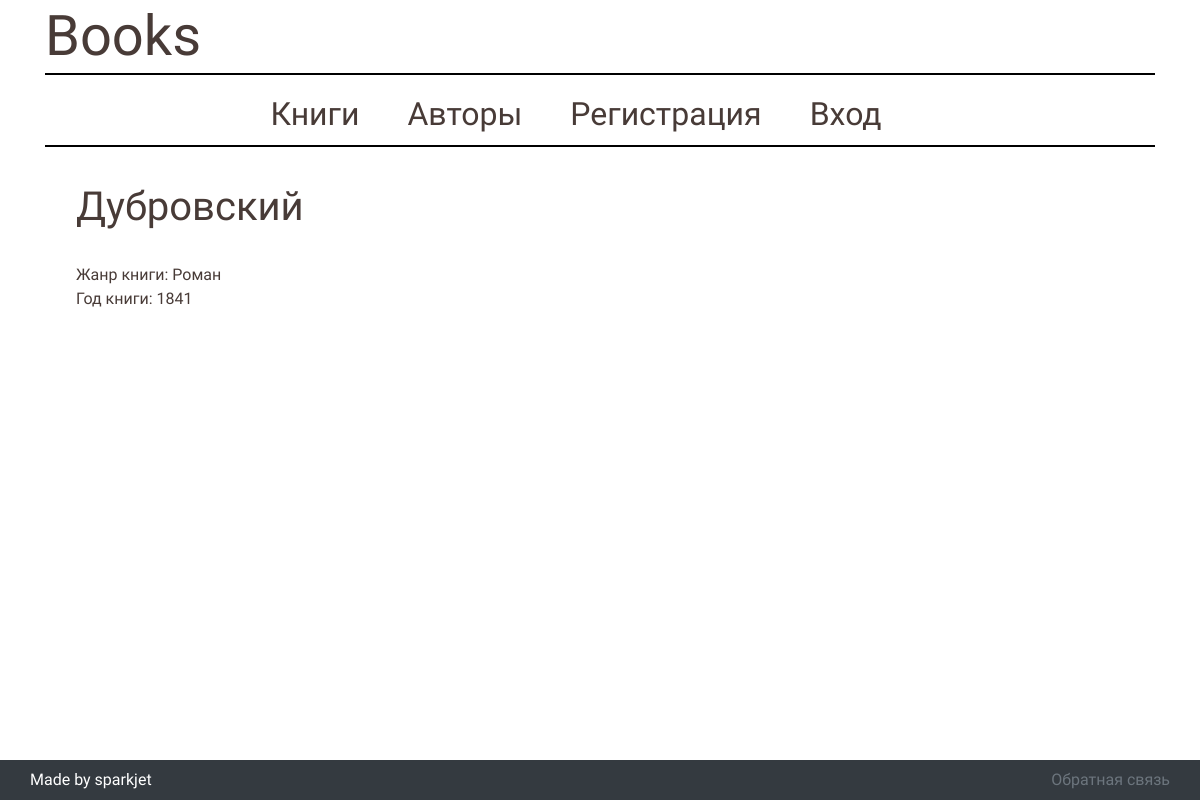
The page /books/ on the database as committed earlier.
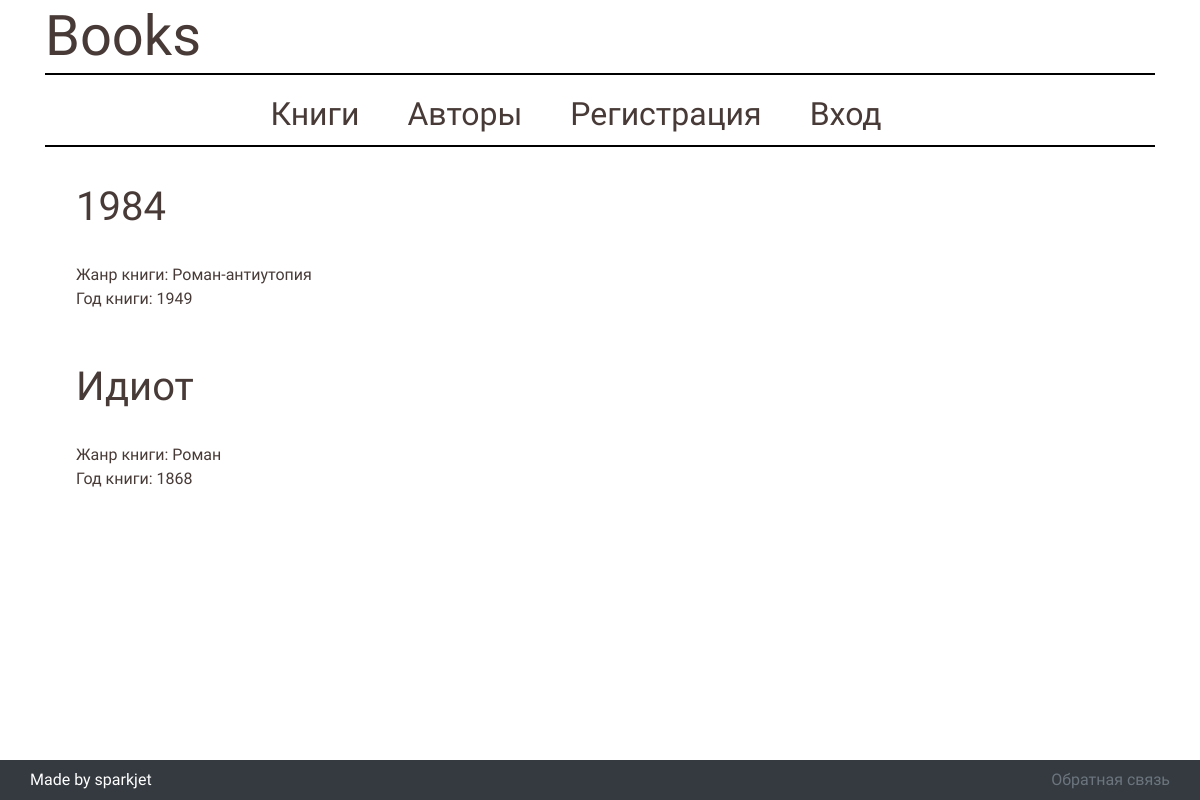
The same page on the database as committed later.
### bookapp/models.py (models this page shows, shortened)
class Book(models.Model):
	book_autor = models.ForeignKey(Autor, on_delete=models.SET_NULL, null=True)
	book_autor_info = models.CharField(max_length=303)
	book_name = models.CharField(max_length=2**10)
	book_genre = models.CharField(max_length=32)
	book_picture = models.ImageField(upload_to='bookapp/static/bookapp/pictures', default=None)
	book_year = models.PositiveSmallIntegerField(
			validators=[
				MaxValueValidator(
					datetime.now().year,
					'Год должен быть не больше чем тукущий'
				)
			]
		)
	book_description = models.TextField()

### bookapp/views.py (the view)
# urls.py: path('books/', views.books, name='books'),
def books(request):
	books_list = Book.objects.all()[:5]
	context = {
		'books_list': books_list,
	}
	return render(request, 'bookapp/books.html', context)

### bookapp/templates/bookapp/books.html
{% extends "bookapp/primary_pattern.html" %}
{% load static %}
{% block page_configs %}
	<link rel="stylesheet" type="text/css" href="{% static 'bookapp/styles_for_books.css' %}">
{% endblock page_configs %}
{% block content %}
	<div class="booklist">
	{% if books_list %}
		{% for book in books_list %}
		<a href="{% url 'bookapp:particular_book' book.pk %}" class="book-wrapper">
			<div class="book">
				<h1 class="book-title">{{ book.book_name }}</h1><br>
				<span class="book-genre">Жанр книги: {{ book.book_genre }}</span><br>
				<span class="book-year">Год книги: {{ book.book_year }}</span>
			</div>
		</a>
		{% endfor %}
	{% else %}
		<p>No books are available.</p>
	{% endif %}
	</div>
{% endblock content %}

### bookapp/templates/bookapp/primary_pattern.html (shortened to what this page needs)
{% load static %}
<!DOCTYPE html>
<html>
<head>
	<link rel="stylesheet" type="text/css" href="{% static 'bookapp/styles.css' %}">
	<link rel="stylesheet" href="https://stackpath.bootstrapcdn.com/bootstrap/4.4.1/css/bootstrap.min.css">
	{% block page_configs %}
	{% endblock page_configs %}
</head>
<body>
	<div class="container">
		<a href="{% url 'bookapp:index' %}">
			<h1 class="title unselectable">Books</h1>
		</a>
		<nav class="nav justify-content-center">
			<a href="{% url 'bookapp:books' %}" class="link">Книги</a>
			<a href="{% url 'bookapp:authors' %}" class="link">Авторы</a>
			{% if user.is_authenticated %}
				<a href="{% url 'bookapp:profile' %}" class="link">Аккаунт</a>
			{% else %}
				<a href="{% url 'authapp:registration' %}" class="link">Регистрация</a>
				<a href="{% url 'authapp:login' %}" class="link">Вход</a>
			{% endif %}
		</nav>
		{% block content %}
		{% endblock content %}
	</div>
	<footer class="footer mt-auto bg-dark fixed-bottom p-2">
		<div class="container">
			<div class="row justify-content-between">
				<span class="text-white">Made by sparkjet</span>
				<a href="" class="text-secondary">Обратная связь</a>
			</div>
		</div>
	</footer>
</body>
</html>

### bookapp/static/bookapp/styles.css (style rules this page uses)
* { margin: 0; padding: 0; }
body { font-family: 'Roboto Condensed', sans-serif !important; }
.unselectable { -webkit-touch-callout: none; -webkit-user-select: none; -khtml-user-select: none; -moz-user-select: none; -ms-user-select: none; user-select: none; }
nav { padding: 7px 0; border-bottom: 2px solid black; text-align: center; }
a { text-decoration: none !important; }
.link { color: #483B37; font-size: 2em; margin-right: 1.5em; }
.title { border-bottom: 2px solid black; padding: 3px 0; font-size: 3.5em; color: #483B37; }

### bookapp/static/bookapp/styles_for_books.css (style rules this page uses)
.booklist { width: 90%; margin: 17px 15px; }
.book-wrapper { text-decoration: none; color: #483B37; }
.book { padding: 1em; margin-top: 20px; }

Rows that differ between the two databases and show on the page:
changed Book: book_name "Дубровский" → "1984"; book_genre "Роман" → "Роман-антиутопия"; book_year "1841" → "1949"
added Book: book_name "Идиот", book_genre "Роман", book_year "1868"
